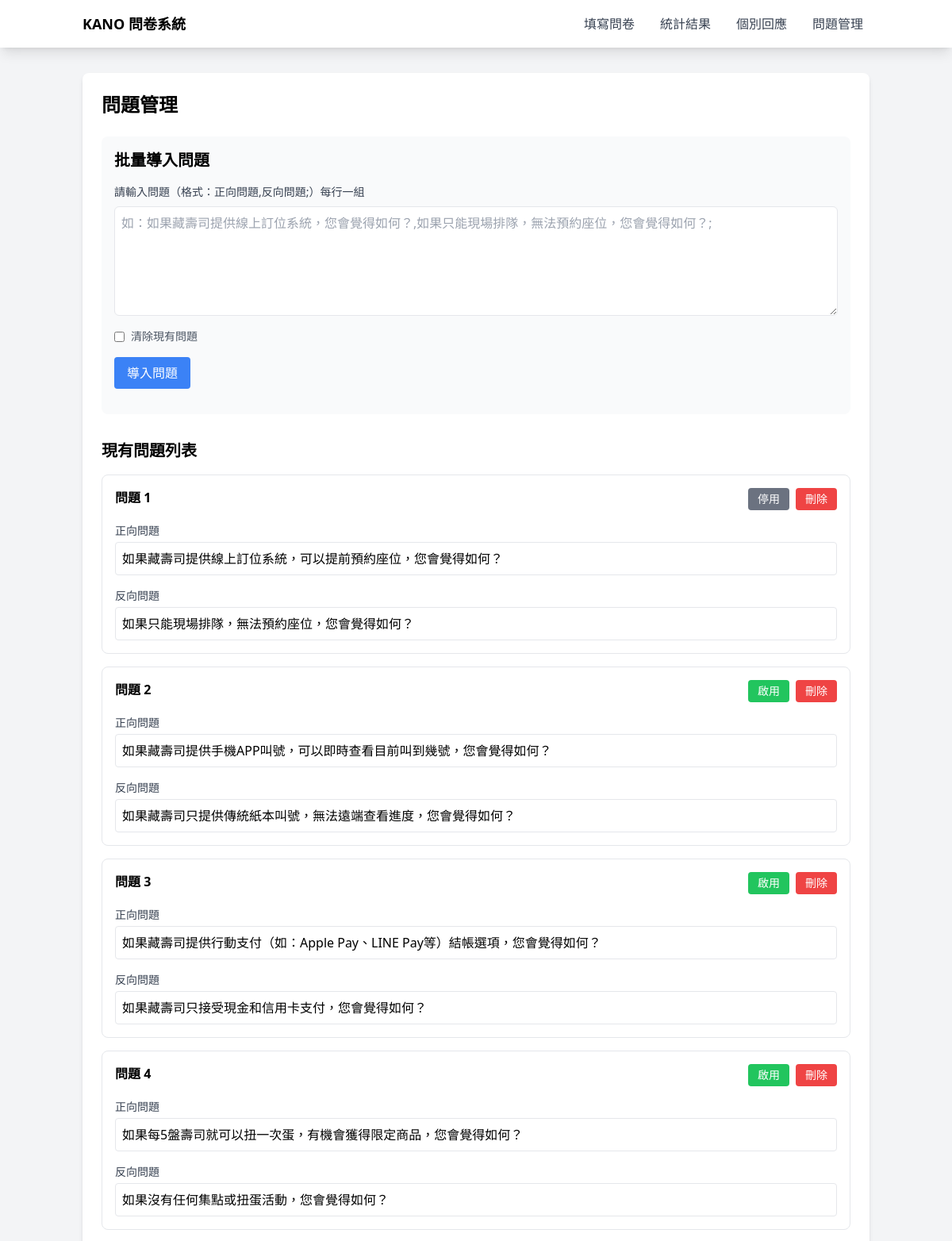
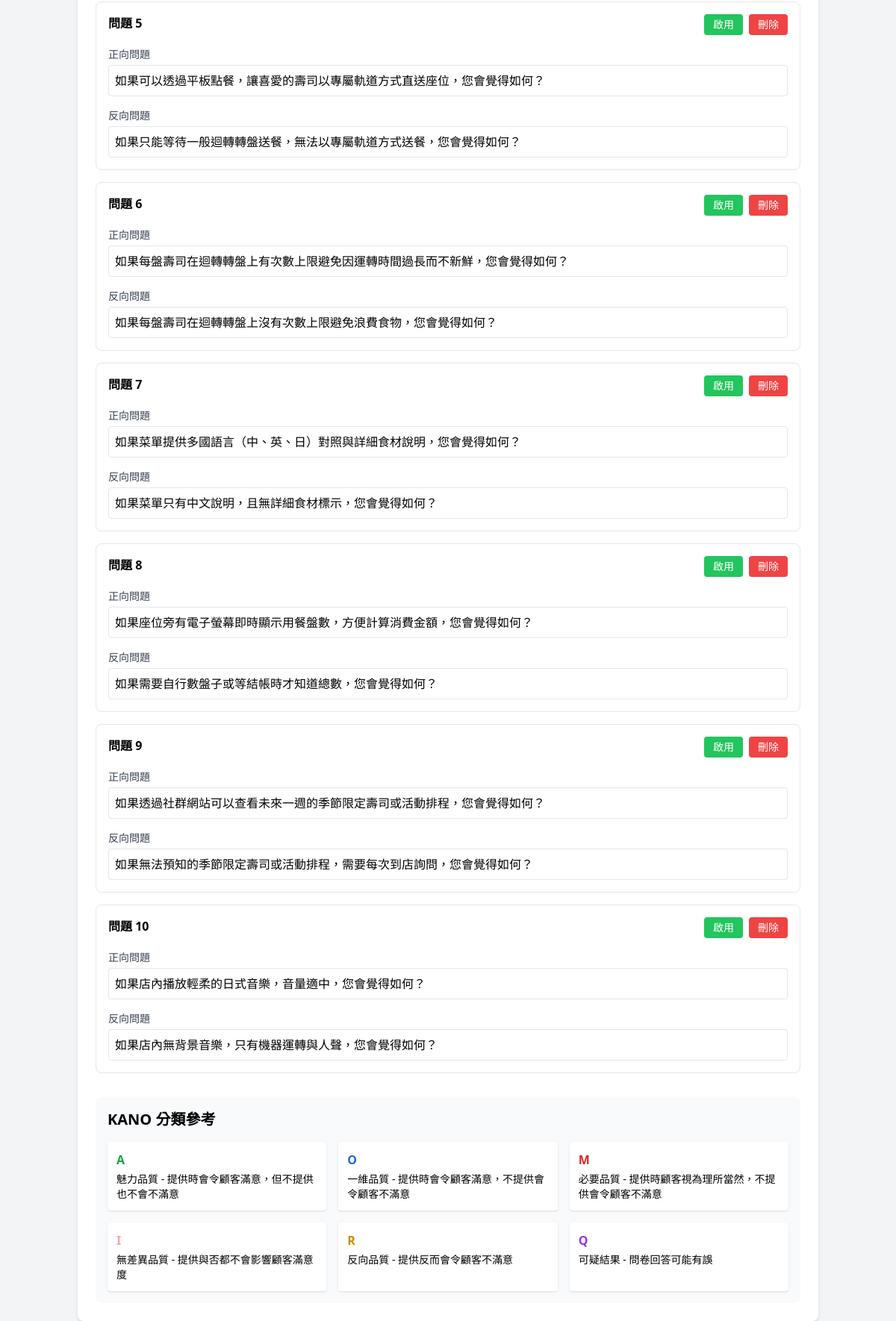
Page /questions/manage on the committed database (2 pictures, top to bottom).
### models.py (models this page shows, shortened)
class Question(db.Model):
    __tablename__ = 'question'
    id = db.Column(db.Integer, primary_key=True)
    positive = db.Column(db.Text, nullable=False)  # 正向問題
    negative = db.Column(db.Text, nullable=False)  # 負向問題
    order = db.Column(db.Integer, default=0)       # 問題順序
    active = db.Column(db.Boolean, default=True)   # 是否啟用
    created_at = db.Column(db.DateTime, default=datetime.utcnow)
    updated_at = db.Column(db.DateTime, default=datetime.utcnow, onupdate=datetime.utcnow)

### app.py (the view)
@app.route('/questions/manage')
def manage_questions():
    questions = Question.query.order_by(Question.order).all()
    return render_template('manage_questions.html', questions=questions)

### app.py (called while the page is built)
@app.context_processor
def utility_processor():
    return {
        'kano_descriptions': kano_descriptions,
    }

@app.context_processor
def utility_processor():
    return {
        'kano_settings': KANO_SETTINGS,
        'kano_colors': KANO_COLORS,
        'kano_text_colors': KANO_TEXT_COLORS,
        'kano_bg_colors': KANO_BG_COLORS,
        'kano_descriptions': KANO_DESCRIPTIONS
    }

### templates/manage_questions.html (shortened to what this page needs)
{% extends "base.html" %}
{% block content %}
<div class="max-w-6xl mx-auto bg-white rounded-lg shadow-md p-6">
    <h1 class="text-2xl font-bold mb-6">問題管理</h1>
    <div class="mb-8 bg-gray-50 p-4 rounded-lg">
        <h2 class="text-xl font-semibold mb-4">批量導入問題</h2>
        <form id="bulk-import-form" class="space-y-4">
            <div>
                <label class="block text-sm font-medium text-gray-700 mb-2">
                    請輸入問題（格式：正向問題,反向問題;）每行一組
                </label>
                <textarea
                    name="content"
                    rows="5"
                    class="w-full p-2 border rounded-md"
                    placeholder="如：如果藏壽司提供線上訂位系統，您會覺得如何？,如果只能現場排隊，無法預約座位，您會覺得如何？;"
                ></textarea>
            </div>
            <div class="flex items-center">
                <input
                    type="checkbox"
                    id="clear-existing"
                    name="clear_existing"
                    class="mr-2"
                >
                <label for="clear-existing" class="text-sm text-gray-600">
                    清除現有問題
                </label>
            </div>
            <button
                type="submit"
                class="bg-blue-500 text-white px-4 py-2 rounded hover:bg-blue-600"
            >
                導入問題
            </button>
        </form>
    </div>
    <div class="space-y-4">
        <h2 class="text-xl font-semibold mb-4">現有問題列表</h2>
        <div id="questions-list" class="space-y-4">
            {% for question in questions %}
            <div class="border rounded-lg p-4" data-question-id="{{ question.id }}">
                <div class="flex justify-between items-start mb-4">
                    <div class="font-semibold">問題 {{ question.order + 1 }}</div>
                    <div class="flex space-x-2">
                        <button
                            onclick="toggleQuestionStatus({{ question.id }}, {{ 'false' if question.active else 'true' }})"
                            class="px-3 py-1 rounded text-sm {{ 'bg-green-500 hover:bg-green-600' if question.active else 'bg-gray-500 hover:bg-gray-600' }} text-white"
                        >
                            {{ '啟用' if question.active else '停用' }}
                        </button>
                        <button
                            onclick="deleteQuestion({{ question.id }})"
                            class="bg-red-500 text-white px-3 py-1 rounded text-sm hover:bg-red-600"
                        >
                            刪除
                        </button>
                    </div>
                </div>
                <div class="space-y-4">
                    <div>
                        <label class="block text-sm font-medium text-gray-700 mb-1">正向問題</label>
                        <input
                            type="text"
                            value="{{ question.positive }}"
                            class="w-full p-2 border rounded"
                            onchange="updateQuestion({{ question.id }}, 'positive', this.value)"
                        >
                    </div>
                    <div>
                        <label class="block text-sm font-medium text-gray-700 mb-1">反向問題</label>
                        <input
                            type="text"
                            value="{{ question.negative }}"
                            class="w-full p-2 border rounded"
                            onchange="updateQuestion({{ question.id }}, 'negative', this.value)"
                        >
                    </div>
                </div>
            </div>
            {% endfor %}
        </div>
    </div>
    <div class="mt-8 bg-gray-50 p-4 rounded-lg">
        <h2 class="text-xl font-semibold mb-4">KANO 分類參考</h2>
        <div class="grid grid-cols-1 md:grid-cols-2 lg:grid-cols-3 gap-4">
            {% for category, settings in kano_settings.items() %}
            <div class="p-3 bg-white rounded shadow">
                <h3 class="font-bold {{ kano_text_colors[category] }}">{{ category }}</h3>
                <p class="text-sm mt-1">{{ settings.description }}</p>
            </div>
            {% endfor %}
        </div>
    </div>
</div>
{% endblock %}

### rows in the picture
Question: question.order+1 "1", active "停用", positive "如果藏壽司提供線上訂位系統，可以提前預約座位，您會覺得如何？", negative "如果只能現場排隊，無法預約座位，您會覺得如何？"
Question: question.order+1 "2", active "啟用", positive "如果藏壽司提供手機APP叫號，可以即時查看目前叫到幾號，您會覺得如何？", negative "如果藏壽司只提供傳統紙本叫號，無法遠端查看進度，您會覺得如何？"
Question: question.order+1 "3", active "啟用", positive "如果藏壽司提供行動支付（如：Apple Pay、LINE Pay等）結帳選項，您會覺得如何？", negative "如果藏壽司只接受現金和信用卡支付，您會覺得如何？"
Question: question.order+1 "4", active "啟用", positive "如果每5盤壽司就可以扭一次蛋，有機會獲得限定商品，您會覺得如何？", negative "如果沒有任何集點或扭蛋活動，您會覺得如何？"
Question: question.order+1 "5", active "啟用", positive "如果可以透過平板點餐，讓喜愛的壽司以專屬軌道方式直送座位，您會覺得如何？", negative "如果只能等待一般迴轉轉盤送餐，無法以專屬軌道方式送餐，您會覺得如何？"
Question: question.order+1 "6", active "啟用", positive "如果每盤壽司在迴轉轉盤上有次數上限避免因運轉時間過長而不新鮮，您會覺得如何？", negative "如果每盤壽司在迴轉轉盤上沒有次數上限避免浪費食物，您會覺得如何？"
Question: question.order+1 "7", active "啟用", positive "如果菜單提供多國語言（中、英、日）對照與詳細食材說明，您會覺得如何？", negative "如果菜單只有中文說明，且無詳細食材標示，您會覺得如何？"
Question: question.order+1 "8", active "啟用", positive "如果座位旁有電子螢幕即時顯示用餐盤數，方便計算消費金額，您會覺得如何？", negative "如果需要自行數盤子或等結帳時才知道總數，您會覺得如何？"
Question: question.order+1 "9", active "啟用", positive "如果透過社群網站可以查看未來一週的季節限定壽司或活動排程，您會覺得如何？", negative "如果無法預知的季節限定壽司或活動排程，需要每次到店詢問，您會覺得如何？"
Question: question.order+1 "10", active "啟用", positive "如果店內播放輕柔的日式音樂，音量適中，您會覺得如何？", negative "如果店內無背景音樂，只有機器運轉與人聲，您會覺得如何？"

### other values in the picture
{{ category }} "A" "O" "M" "I" "R" "Q"
{{ settings.description }} "魅力品質 - 提供時會令顧客滿意，但不提供也不會不滿意" "一維品質 - 提供時會令顧客滿意，不提供會令顧客不滿意" "必要品質 - 提供時顧客視為理所當然，不提供會令顧客不滿意" "無差異品質 - 提供與否都不會影響顧客滿意度" "反向品質 - 提供反而會令顧客不滿意" "可疑結果 - 問卷回答可能有誤"
